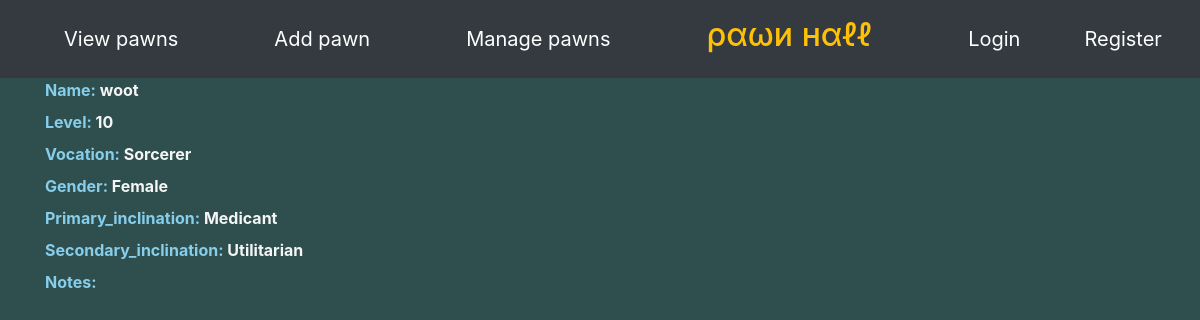
The app's page /pawn/16/ with its own data.
### pawnlisting/models.py (models this page shows, shortened)
class Pawn(models.Model):
    id = models.AutoField(primary_key=True)
    name = models.CharField(max_length=30)
    vocation = models.CharField(max_length=20, choices=build_choices(vocations))
    level = models.IntegerField()
    gender = models.CharField(max_length=10, choices=build_choices(genders))
    PRIMARY_INCLINATION_CHOICES = build_choices(inclinations)
    SECONDARY_INCLINATION_CHOICES = PRIMARY_INCLINATION_CHOICES[:] + [("None", "None")]
    primary_inclination = models.CharField(max_length=30, choices=PRIMARY_INCLINATION_CHOICES)
    secondary_inclination= models.CharField(max_length=30, choices=SECONDARY_INCLINATION_CHOICES)
    notes = models.TextField(max_length=1000, blank=True)
    picture = models.ImageField(upload_to="pawn_pictures/", null=True, blank=True)
    created_by = models.ForeignKey("auth.User", null=False, on_delete=models.CASCADE)
    last_modified = models.DateTimeField(default=timezone.now)

### pawnlisting/views.py (the view)
# urls.py: path('pawn/<pk>/', views.PawnDetail.as_view(), name="view_pawn"),
class PawnDetail(DetailView):
    model = Pawn
    template_name = "pawnlisting/pawn_detail.html"

### pawnlisting/templates/pawnlisting/pawn_detail.html (shortened to what this page needs)
{% include "pawnlisting/base.html" %}
<b>
<div class="container">
  <div class="row flex-nowrap">
    <div class="col">
        <div>
            <label> Name: </label>
            {{ pawn.name }}
        </div>
        <div>
            <label> Level: </label>
            {{ pawn.level }}
        </div>
        <div>
            <label> Vocation: </label>
            {{ pawn.vocation }}
        </div>
        <div>
            <label> Gender: </label>
            {{ pawn.gender }}
        </div>
        <div>
            <label> Primary_inclination: </label>
            {{ pawn.primary_inclination}}
        </div>
        <div>
            <label> Secondary_inclination: </label>
            {{ pawn.secondary_inclination}}
        </div>
        <div>
            <label> Notes: </label>
        </div>
    </div>
    <div class="col">
    </div>
  </div>
</div>
</b>

### pawnlisting/static/pawnlisting/css/base.css (style rules this page uses)
label { color: skyblue }
div { color: whitesmoke; }

### records on screen
Pawn: name "woot", level "10", vocation "Sorcerer", gender "Female", primary_inclination "Medicant", secondary_inclination "Utilitarian"
